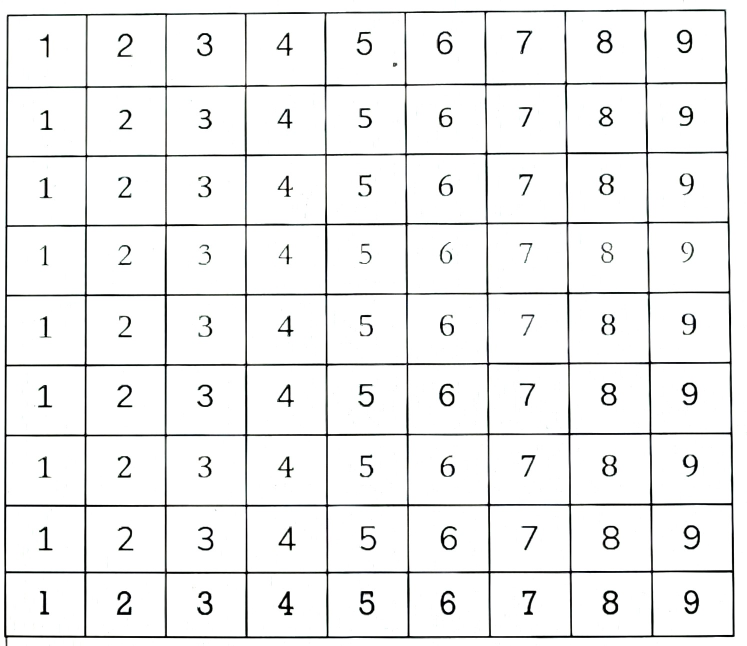
#> input picture digits_from_grid/grid3.jpeg, 1494 x 1292 px (shown at 1/2 size)
$ python image_extractor.py
#> lines starting #> are read from the running program, lines starting #| are printed output that depends on the picture; after the words box and inside, x2 and y2 are one past the last pixel; in counts of white or black regions, pixels touching at a corner belong together
import cv2
import imutils
from imutils import contours as cts
import numpy as np
import os
os.environ['DISPLAY'] = ':0'

def print_image(image):
    print('here')
    cv2.imshow('thresh', image)
    cv2.waitKey(0)
    cv2.destroyAllWindows()

def save_image(img, contourn, path_string):
    x, y, w, h = cv2.boundingRect(contourn)
    cropped_contour = img[y: y+h, x: x + w]
    ret,thresh = cv2.threshold(cropped_contour,127,255,cv2.THRESH_BINARY_INV)
    kernel = np.ones((2,2))
    #dilated_img = cv2.dilate(thresh,kernel)
    output = cv2.resize(thresh, (28, 28))
    cv2.imwrite(path_string, output)
    #print_image(cropped_contour)
    return

image = cv2.imread('grid3.jpeg', 0)
#> image: shape (1292, 1494); min 0, max 255, mean 239.7
#image = cv2.resize(image,(225,225))
#gray = cv2.cvtColor(image, cv2.COLOR_BAYER_BG2GRAY)
thresh = cv2.adaptiveThreshold(image, 255, cv2.ADAPTIVE_THRESH_GAUSSIAN_C, cv2.THRESH_BINARY_INV, 57, 5)
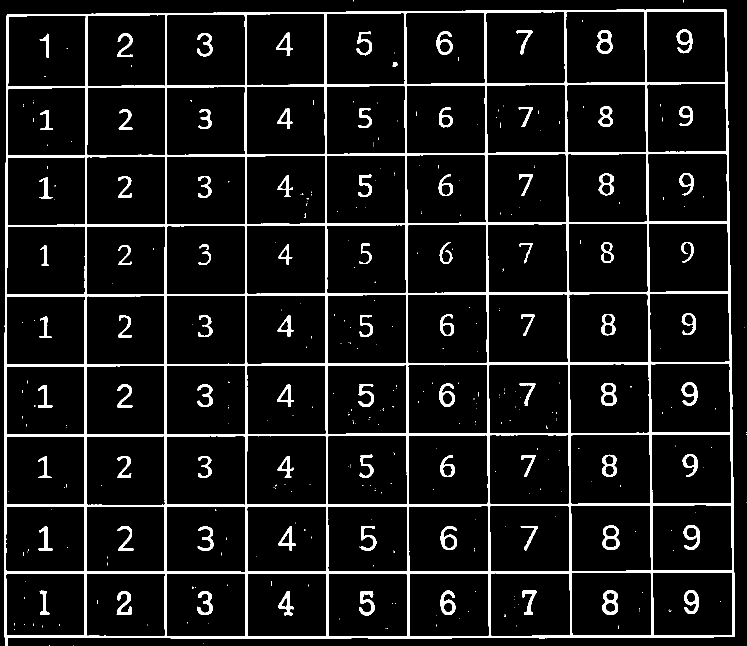
#> thresh: shape (1292, 1494) (shown at 1/2 size); 8% white; 376 white regions (292 under 20 px)
print(thresh.shape)
#| (1292, 1494)
contourns, h = cv2.findContours(thresh, cv2.RETR_TREE, cv2.CHAIN_APPROX_SIMPLE)
#> contourns = 499 contours, 293 with area under 20; largest, box (x1, y1, x2, y2) and area: (8, 18, 1470, 1292) 1816664, (652, 25, 811, 170) 22376, (1131, 22, 1291, 167) 22370, (811, 24, 971, 169) 22362, (971, 23, 1131, 168) 22359; h = 499 rows, first 6: [1, -1, -1, -1], [2, 0, -1, -1], [3, 1, -1, -1], [4, 2, -1, -1], [5, 3, -1, -1], [6, 4, -1, -1]

print_image(thresh)
for contourn in contourns:
    area = cv2.contourArea(contourn)
    if area < 550:
        cv2.drawContours(thresh, [contourn], -1, (0,0,0), -1)
#> this loop made 499 passes
#> area on passes 8, 9, 15: 1816664, 20048.5, 893
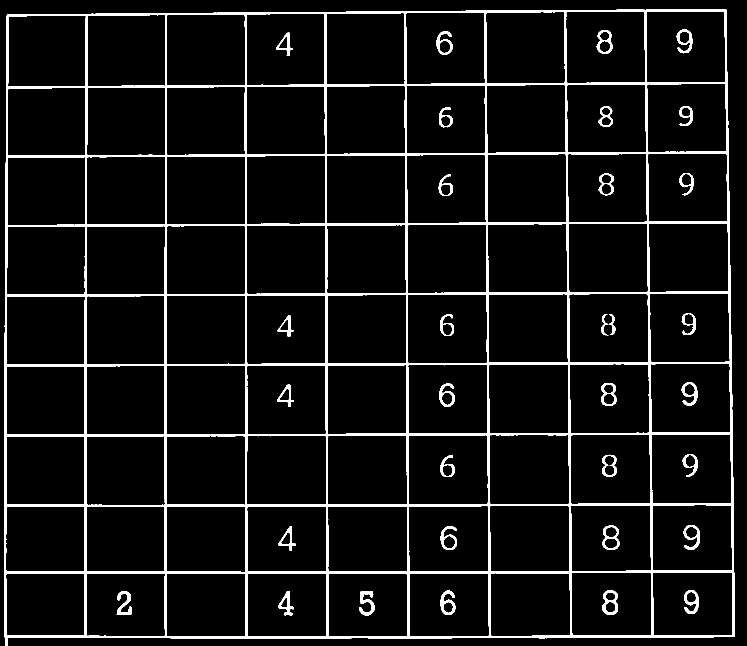
#> thresh: shape (1292, 1494) (shown at 1/2 size); 6.8% white; 33 white regions, largest, box (x1, y1, x2, y2) and area: (8, 18, 1470, 1292) 113951, (718, 1182, 749, 1231) 716, (1205, 1181, 1236, 1229) 699


vertical_kernel = cv2.getStructuringElement(cv2.MORPH_RECT, (1,5))
#> vertical_kernel = [1, 1, 1, 1, 1]
thresh = cv2.morphologyEx(thresh, cv2.MORPH_CLOSE, vertical_kernel, iterations=5)
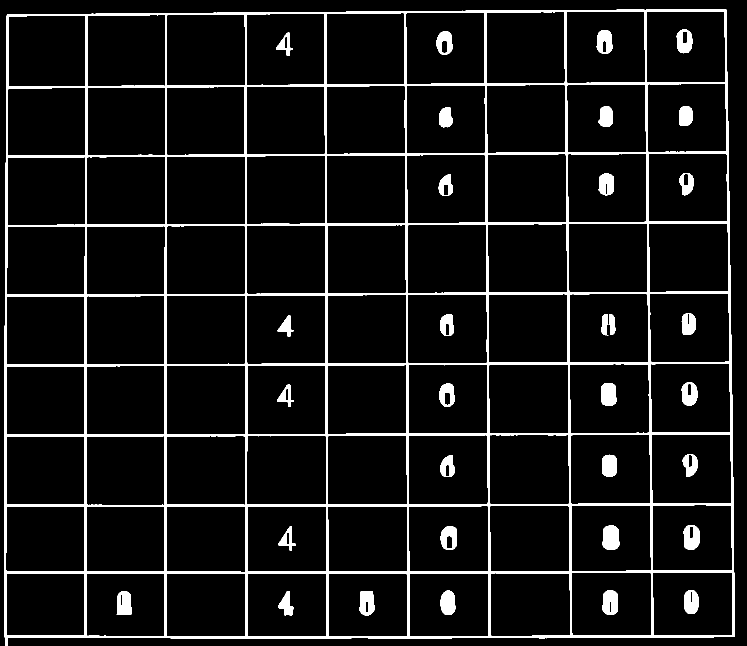
#> thresh: shape (1292, 1494) (shown at 1/2 size); 7.5% white; 33 white regions, largest, box (x1, y1, x2, y2) and area: (8, 18, 1470, 1292) 114954, (1205, 1051, 1240, 1100) 1437, (1205, 1181, 1236, 1229) 1258
horizontal_kernel = cv2.getStructuringElement(cv2.MORPH_RECT, (5,1))
#> horizontal_kernel = [[1, 1, 1, 1, 1]]
thresh = cv2.morphologyEx(thresh, cv2.MORPH_CLOSE, horizontal_kernel, iterations=5)
#> thresh: shape (1292, 1494); 8.1% white; 32 white regions, largest, box (x1, y1, x2, y2) and area: (0, 18, 1470, 1292) 123237, (1205, 1051, 1240, 1100) 1448, (1366, 1050, 1400, 1099) 1384

#print_image(thresh)
invert = 255 - thresh
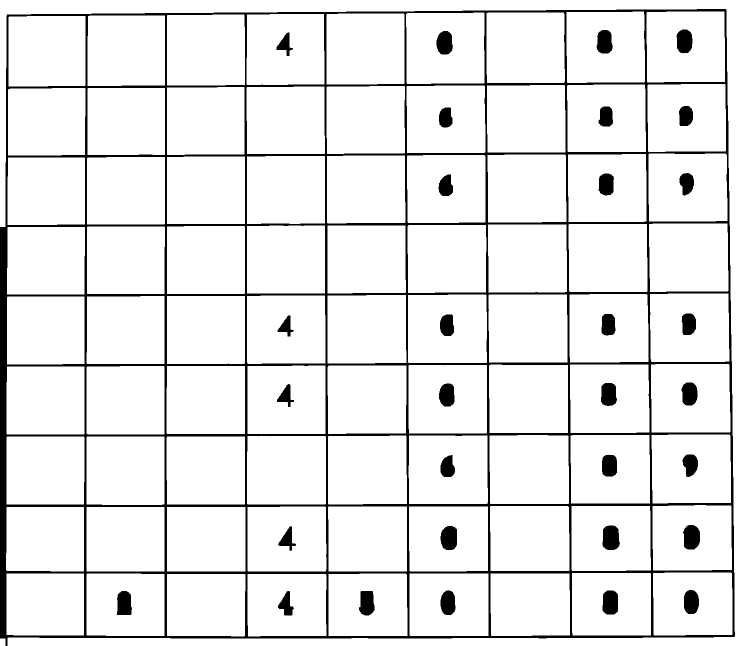
#> invert: shape (1292, 1494) (shown at 1/2 size); 91.9% white; 32 black regions
#print_image(invert)
contourns, h = cv2.findContours(invert, cv2.RETR_TREE, cv2.CHAIN_APPROX_SIMPLE)
#> contourns = 114 contours; largest, box (x1, y1, x2, y2) and area: (0, 0, 1494, 1292) 98730, (653, 27, 809, 169) 21778, (812, 25, 969, 168) 21764, (1133, 23, 1290, 166) 21752, (1293, 23, 1450, 165) 21706; h = 114 rows, first 6: [1, -1, -1, -1], [3, 0, 2, -1], [-1, -1, -1, 1], [4, 1, -1, -1], [5, 3, -1, -1], [7, 4, 6, -1]
# [4 lines of commented-out code are left out]
contourns, _ = cts.sort_contours(contourns, method = 'top-to-bottom')
temp_row = []
sudoku_rows = []
print('here')
for (i, c) in enumerate(contourns, 1):
    area = cv2.contourArea(c)
    if area < 4500:
        temp_row.append(c)
        if i % 9 == 0:
            contourns, _ = cts.sort_contours(temp_row, method = "left-to-right")
            sudoku_rows.append(contourns)
            temp_row = []
#> this loop made 114 passes
#> area on passes 1 to 12: 98730, 21706.5, 21751.5, 21690, 21764.5, 21778, 21573.5, 21701.5, 21430.5, 21308, 1330, 1310.5
#> after the loop, sudoku_rows = 3 items
font_list = ['Helvetica','Calibri','Futura','Garamond','TimesNewRoman','Arial','Cambria','Verdana','Rockwell']
string_path = 'img_t/{}-NUMBER_{}.jpg'
for row, i in zip(sudoku_rows, font_list):
    for c, j in zip(row, range(1,10,1)):
        print('here')
        save_image(image.copy(), c, string_path.format(i,j))
        '''
        mask = np.zeros(image.shape, dtype=np.uint8)
        cv2.drawContours(mask, [c], -1, (255,255,255), 3)
        result = cv2.bitwise_and(image, mask)
        result[mask == 0] = 255
        cv2.imshow('result', result)
        cv2.waitKey(0)
        '''
#> this loop made 3 passes
#> (printed output is left out)
#> pass 1, in save_image, `ret,thresh = cv2.threshold(cropped_contour,127,255,cv2.THRESH_BINARY_I..`:
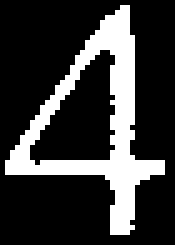
#> thresh: shape (49, 35) (shown 5 times larger); 22.4% white; 1 white region, box (x1, y1, x2, y2) and area: (1, 1, 33, 47) 385
#> pass 1, in save_image, `output = cv2.resize(thresh, (28, 28))`:
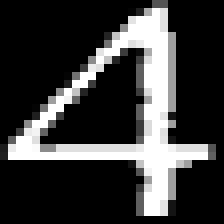
#> output: shape (28, 28) (shown 8 times larger); min 0, max 255, mean 58.4
#> pass 1, in save_image (call 2), `cropped_contour = img[y: y+h, x: x + w]`:
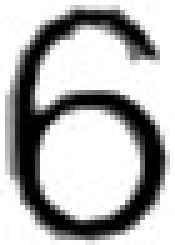
#> cropped_contour: shape (49, 35) (shown 5 times larger); min 0, max 255, mean 179.9
#print_image(invert)
cv2.destroyAllWindows()

$ run again, with digits_from_grid/grid.jpg copied over digits_from_grid/grid3.jpeg
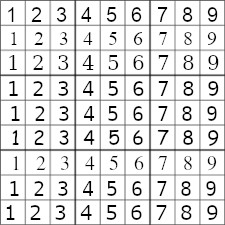
#> input picture digits_from_grid/grid.jpg, 225 x 225 px
#> image is the input picture: shape (225, 225); min 0, max 255, mean 221.8
#| (225, 225)
#> `contourns, h = cv2.findContours(thresh, cv2.RETR_TREE, cv2.CHAIN_APPRO..`: contourns = 196 contours, 17 with area under 20; largest, box (x1, y1, x2, y2) and area: (0, 0, 225, 225) 50176, (150, 0, 225, 26) 1778, (0, 75, 26, 150) 1770, (0, 150, 26, 225) 1758, (100, 0, 150, 26) 1190; h = 196 rows, first 6: [-1, -1, 1, -1], [6, -1, 2, 0], [5, -1, 3, 1], [4, -1, -1, 2], [-1, 3, -1, 2], [-1, 2, -1, 1]
#> the loop `for contourn in contourns:` made 196 passes
#> area on passes 2 to 4: 1153.5, 107, 31.5
#> after the loop `for contourn in contourns:`:
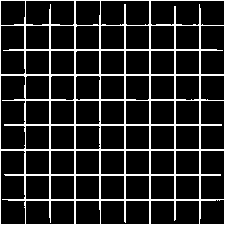
#> thresh: shape (225, 225); 14.6% white in thin lines or dots
#> vertical_kernel = [1, 1, 1, 1, 1]
#> horizontal_kernel = [[1, 1, 1, 1, 1]]
#> invert: shape (225, 225); 84.7% white; black in thin lines or dots
#> `contourns, h = cv2.findContours(invert, cv2.RETR_TREE, cv2.CHAIN_APPRO..`: contourns = 81 contours; largest, box (x1, y1, x2, y2) and area: (201, 1, 224, 25) 504, (201, 201, 224, 224) 484, (176, 201, 199, 224) 484, (151, 201, 174, 224) 484, (126, 201, 149, 224) 484; h = 81 rows, first 6: [1, -1, -1, -1], [2, 0, -1, -1], [3, 1, -1, -1], [4, 2, -1, -1], [5, 3, -1, -1], [6, 4, -1, -1]
#> `contourns, _ = cts.sort_contours(contourns, method = 'top-to-bottom')`: contourns = 81 contours; largest, box (x1, y1, x2, y2) and area: (201, 1, 224, 25) 504, (176, 1, 199, 24) 484, (151, 1, 174, 24) 484, (126, 1, 149, 24) 484, (101, 1, 124, 24) 484
#> the loop `for (i, c) in enumerate(contourns, 1):` made 81 passes
#> (c, area) on passes 2 to 9: ([[176, 1], [176, 23], [198, 23], [198, 1]], 484), ([[151, 1], [151, 23], [173, 23], [173, 1]], 484), ([[126, 1], [126, 23], [148, 23], [148, 1]], 484), ([[101, 1], [101, 23], [123, 23], [123, 1]], 484), ([[76, 1], [76, 23], [98, 23], [98, 1]], 484), ([[51, 1], [51, 23], [73, 23], [73, 1]], 484), ([[26, 1], [26, 23], [48, 23], [48, 1]], 484), ([[1, 1], [1, 23], [23, 23], [23, 1]], 484)
#> after the loop `for (i, c) in enumerate(contourns, 1):`: sudoku_rows = 9 items
#> the loop `for row, i in zip(sudoku_rows, font_list):` made 9 passes
#> i on passes 1 to 8: 'Helvetica', 'Calibri', 'Futura', 'Garamond', 'TimesNewRoman', 'Arial', 'Cambria', 'Verdana'
#> (printed output is left out)
#> pass 1, in save_image (call 2), `cropped_contour = img[y: y+h, x: x + w]`:
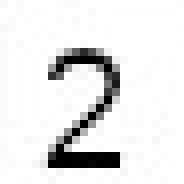
#> cropped_contour: shape (23, 23) (shown 8 times larger); min 0, max 255, mean 230.7

$ run again, with digits_from_grid/grid2.png saved as digits_from_grid/grid3.jpeg
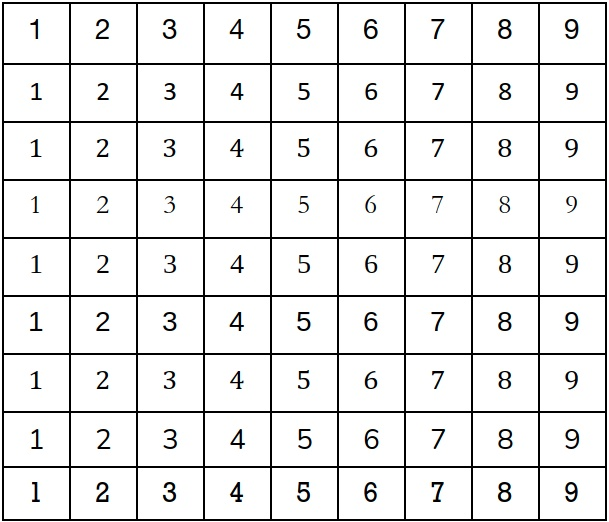
#> input picture digits_from_grid/grid2.png, 609 x 522 px
#| (522, 609)
#> `contourns, h = cv2.findContours(thresh, cv2.RETR_TREE, cv2.CHAIN_APPRO..`: contourns = 210 contours, 5 with area under 20; largest, box (x1, y1, x2, y2) and area: (2, 2, 607, 521) 312872, (539, 3, 606, 64) 3958, (472, 3, 539, 64) 3958, (405, 3, 472, 64) 3958, (338, 3, 405, 64) 3958; h = 210 rows, first 6: [-1, -1, 1, -1], [4, -1, 2, 0], [-1, -1, 3, 1], [-1, -1, -1, 2], [8, 1, 5, 0], [-1, -1, 6, 4]
#> the loop `for contourn in contourns:` made 210 passes
#> area on passes 2 to 4: 3430, 151.5, 44.5
#> after the loop `for contourn in contourns:`:
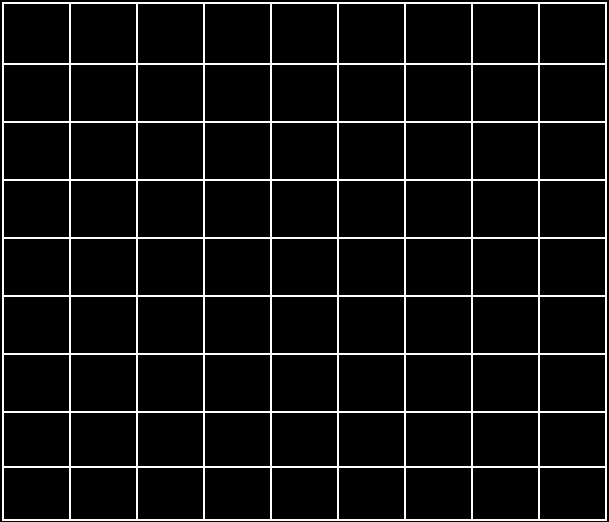
#> thresh: shape (522, 609); 6.9% white in thin lines or dots
#> vertical_kernel = [1, 1, 1, 1, 1]
#> horizontal_kernel = [[1, 1, 1, 1, 1]]
#> invert: shape (522, 609); 91.8% white; 1 black region
#> `contourns, h = cv2.findContours(invert, cv2.RETR_TREE, cv2.CHAIN_APPRO..`: contourns = 81 contours; largest, box (x1, y1, x2, y2) and area: (540, 4, 605, 63) 3712, (473, 4, 538, 63) 3712, (406, 4, 471, 63) 3712, (339, 4, 404, 63) 3712, (272, 4, 337, 63) 3712; h = 81 rows, first 6: [1, -1, -1, -1], [2, 0, -1, -1], [3, 1, -1, -1], [4, 2, -1, -1], [5, 3, -1, -1], [6, 4, -1, -1]
#> the loop `for (i, c) in enumerate(contourns, 1):` made 81 passes
#> (c, area) on passes 1 to 8: ([[540, 4], [540, 62], [604, 62], [604, 4]], 3712), ([[473, 4], [473, 62], [537, 62], [537, 4]], 3712), ([[406, 4], [406, 62], [470, 62], [470, 4]], 3712), ([[339, 4], [339, 62], [403, 62], [403, 4]], 3712), ([[272, 4], [272, 62], [336, 62], [336, 4]], 3712), ([[205, 4], [205, 62], [269, 62], [269, 4]], 3712), ([[138, 4], [138, 62], [202, 62], [202, 4]], 3712), ([[71, 4], [71, 62], [135, 62], [135, 4]], 3712)
#> after the loop `for (i, c) in enumerate(contourns, 1):`: sudoku_rows = 9 items
#> the loop `for row, i in zip(sudoku_rows, font_list):` made 9 passes
#> i on passes 1 to 8: 'Helvetica', 'Calibri', 'Futura', 'Garamond', 'TimesNewRoman', 'Arial', 'Cambria', 'Verdana'
#> (printed output is left out)
#> pass 1, in save_image (call 2), `cropped_contour = img[y: y+h, x: x + w]`:
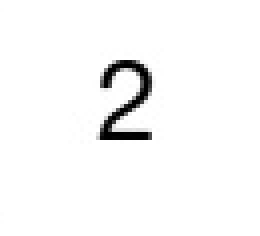
#> cropped_contour: shape (59, 65) (shown 4 times larger); min 0, max 255, mean 248.1
